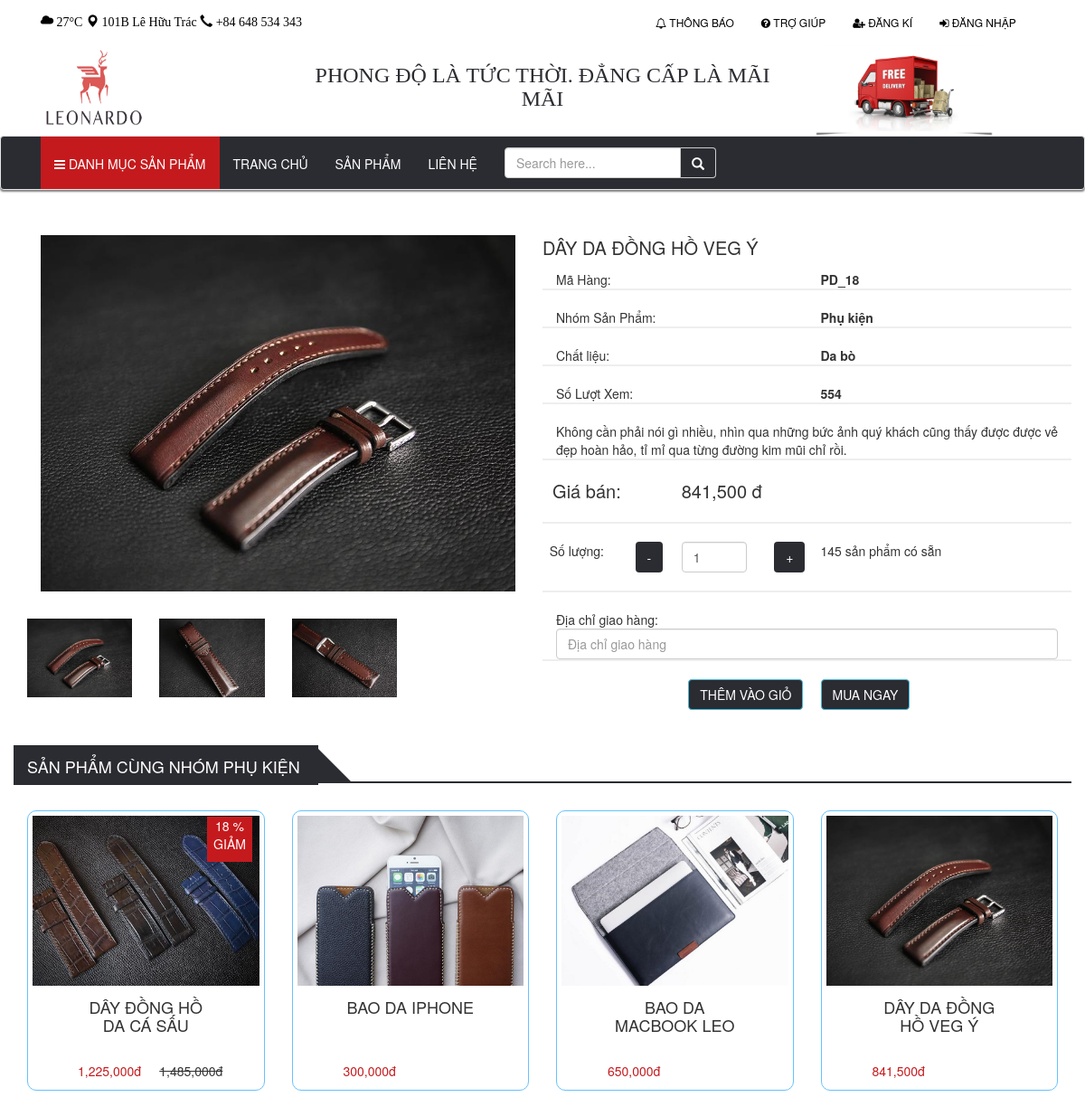
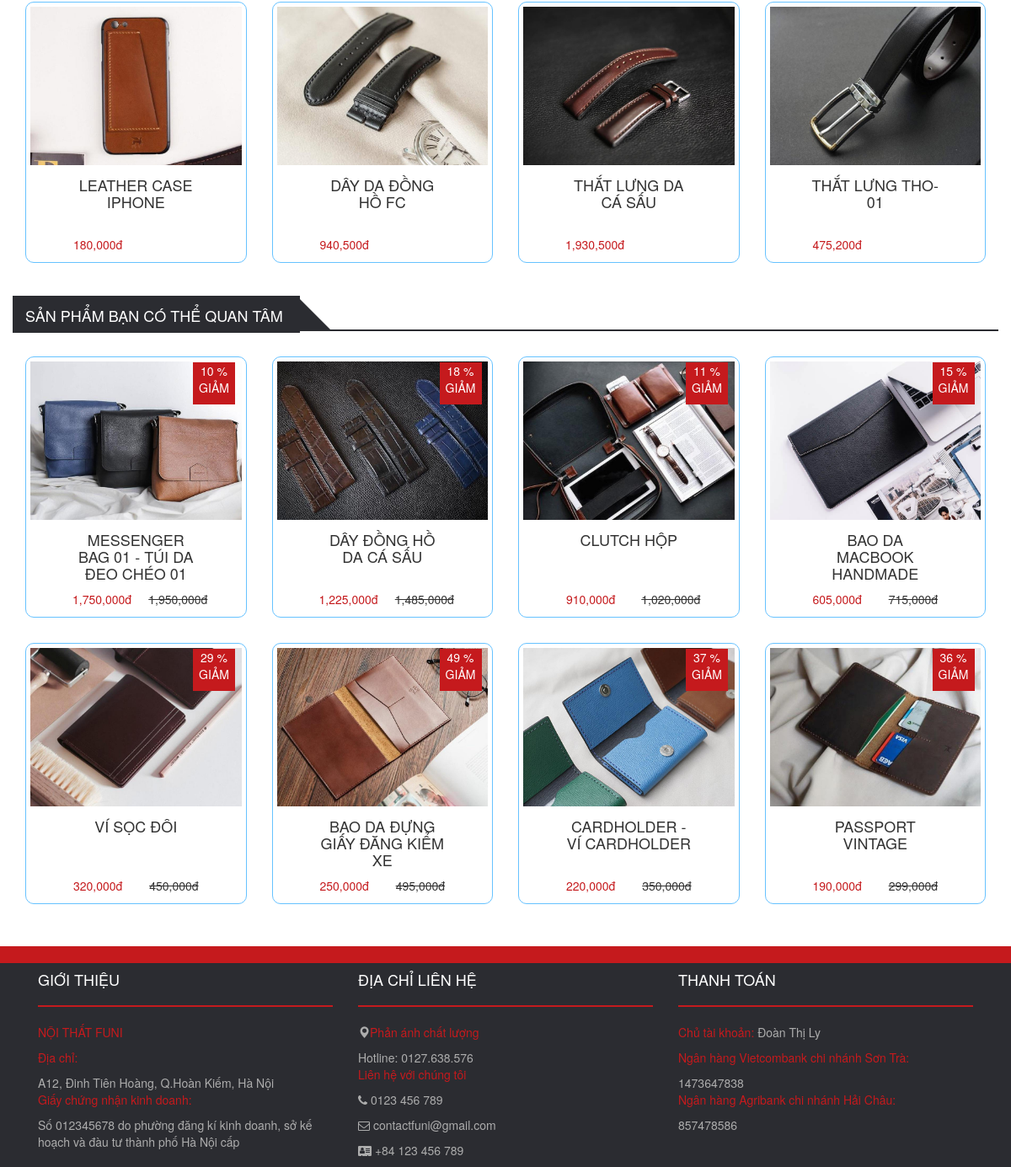
Screenshot of /productDetail.php?prod_id=PD_18 with the database file from the repository (2 pictures, top to bottom).
### tables this page shows
CREATE TABLE products(
	prod_id VARCHAR(10) PRIMARY KEY,
    prod_name VARCHAR(255),
    material VARCHAR(255),
    image nVARCHAR(500),
    price_in INT(11),
    price_out INT(11),
    date_add DATE,
    quantity INT(11),
    description text,
    cate_id VARCHAR(10),
    views int(11),
    status BOOLEAN,
    delete_at date,
    FOREIGN KEY (cate_id) REFERENCES categories (cate_id)
);

CREATE TABLE categories(
	cate_id VARCHAR(10) PRIMARY KEY,
    cate_name VARCHAR(255),
    delete_at date
);

CREATE TABLE promotion(
	prod_id VARCHAR(10),
    new_price INT(11),
    date_start DATE,
    date_end DATE,
    FOREIGN KEY (prod_id) REFERENCES products (prod_id),
    PRIMARY KEY(prod_id,date_start)
);

### function.php (the view, shortened to what this page needs)
<?php
	class product
	{
		function changeViews($connect, $prod_id){
			if ($connect) {
				$info = $this->showProduct($connect, $prod_id);
			}
		}
		function showInfoProducthtml($prod_id, $name, $image, $price, $new_price){
			$show = "show";
			if ($new_price == '') {
				$show = "hidden";
				$percent = 0;
				$new_price = $price;
			} else {
				$percent = round(($price - $new_price)/($price/100), 0);
				$show = "show";
			}
			echo "
				<div class='col-lg-3 col-md-3 col-sm-6 col-xs-6'>
					<div class='product-item'>
						<div class='product-image'>
							<img src='$image'>
						</div>
						<div class='promotion text-center $show'>
							$percent %
							GIẢM
						</div>
						<div class='product-control text-center'>
							<button class='btn'>
								<a href='home.php?addProd_id=" . $prod_id . "'><i class = 'fa fa-cart-plus fa-lg' style='color: #FFF;'></i> Giỏ hàng
							</button>
							<button class='btn'>
								<a href='productDetail.php?prod_id=" . $prod_id . "'><i class = 'fa fa-eye' style='color: #FFF;'></i></a>
							</button>
						</div>
						<div class='caption text-center'>
							<div class='col-xs-12 prod_name'>
							<h4 class = 'text-uppercase'>$name</h4>
							</div>
							<div class='col-xs-6'>
							<span class='price float-left'>".number_format($new_price)."đ</span>
							</div>
							<div class='col-xs-6'>
							<s class='$show float-left'>". number_format($price). "đ</s>
							</div>
						</div>
					</div>
				</div>
			";
		}
		function showProduct($connect, $prod_id){
			if ($connect) {
				$sql = "SELECT products.prod_id, prod_name, material, image, price_in, price_out, date_add, quantity, description, cate_name, views, status, products.delete_at, new_price, date_start, date_end FROM products LEFT JOIN categories ON products.cate_id = categories.cate_id LEFT JOIN promotion ON products.prod_id = promotion.prod_id  WHERE products.prod_id = '$prod_id'";
				$result = $connect->query($sql);
				if ($result->num_rows > 0) {
					$row = $result->fetch_assoc();
					return $row;
				}
				return 0;
				}
		}
		function showProductPromotion($connect){
			if ($connect) {
				$sql = "SELECT * FROM promotion, products WHERE products.prod_id = promotion.prod_id AND products.delete_at IS NULL  ORDER BY new_price DESC LIMIT 8";
				$result = $connect->query($sql);
				if ($result->num_rows > 0) {
					while($row = $result->fetch_assoc()) {
						$info = $this->showProduct($connect, $row['prod_id']);
					}
				}
			}
		}
	}
?>

### productDetail.php (shortened to what this page needs)
<?php
	 include "function.php";
	 $info = array();
	if (isset($_GET['prod_id'])) {
	 	$prod = new product();
	 	$prod->changeViews($connect, $_GET['prod_id']);
	 	$info = $prod->showProduct($connect, $_GET['prod_id']);
	 	$cate_name = $info['cate_name'];
	 	$image = explode("|", $info['image']);
	 	if ($info['new_price'] == "") {
	 		$info['new_price'] = $info['price_out'];
	 	}else {
	 		$percent = round(($info['price_out'] - $info['new_price'])/($info['price_out']/100), 0);
			$show = "show";
	 	}
  }
	if (isset($_SESSION['username'])) {
			$user = new user();
	 		$infoUser = $user->showInfo($connect, $_SESSION['username']);
	}else $infoUser['address']="";
?>
<!DOCTYPE html>
<html>
<head>
	<link rel="stylesheet" type="text/css" href="style.css">
	<link rel="stylesheet" href="https://maxcdn.bootstrapcdn.com/bootstrap/3.3.7/css/bootstrap.min.css">
	<link rel="stylesheet" href="https://cdnjs.cloudflare.com/ajax/libs/font-awesome/4.7.0/css/font-awesome.min.css">
	<link rel="stylesheet" type="text/css" href="style.css">
</head>
<body>
	<?php
		include "header.php";
	 ?>
	<div class="content">
		<div class="container">
			<div class="productDetail" style="margin: 50px 0px 50px 0px;">
				<form method="POST" action="">
					<div class="row">
						<div class="col-lg-6 col-md-6 col-sm-12 col-xs-12 image">
							<div class="imageMain col-lg-12 col-md-12 col-sm-12 col-xs-12">
								<img id="expandedImg" src="<?php echo $image[0] ?>" width="100%">
							</div>
							<div class="row">
							  <div class="col-xs-3" style="margin-top: 30px;">
							    <img src="<?php echo $image[0] ?>" style="width:100%" onclick="changeImage(this);">
							  </div>
							  <div class="col-xs-3" style="margin-top: 30px;">
							    <img src="<?php echo $image[1] ?>" style="width:100%" onclick="changeImage(this);">
							  </div>
							  <div class="col-xs-3" style="margin-top: 30px;">
							    <img src="<?php echo $image[2] ?>" style="width:100%" onclick="changeImage(this);">
							  </div>
							  <div class="col-xs-3" style="margin-top: 30px;">
							  </div>
							</div>
						</div>
						<div class="col-lg-6 col-md-6 col-sm-12 col-xs-12 detail">
							<div class="row">
							<p class="prod_name"><?php echo $info['prod_name']; ?></p>
							<div class="col-xs-6 float-left">
								Mã Hàng:
							</div>
							<div class="col-xs-6 float-right">
								<b><?php echo $info['prod_id']; ?></b>
							</div>
							<hr>
							<div class="col-xs-6 float-left">
								Nhóm Sản Phẩm:
							</div>
							<div class="col-xs-6 float-right">
								<b><?php echo $info['cate_name']; ?></b>
							</div>
							<hr>
							<div class="col-xs-6 float-left">
								Chất liệu:
							</div>
							<div class="col-xs-6 float-right">
								<b><?php echo $info['material']; ?></b>
							</div>
							<hr>
							<div class="col-xs-6 float-left">
								Số Lượt Xem:
							</div>
							<div class="col-xs-6 float-right">
								<b><?php echo $info['views']; ?></b>
							</div>
							<hr>
							<div class="col-xs-12">
								<?php echo $info['description']; ?>
							</div>
							<hr>
							<div class="row" style="font-size: 20px;">
								<div class="col-xs-3">
									&nbsp; Giá bán:
								</div>
								<div class="col-xs-3">
									<?php echo number_format($info['new_price']); ?> đ
								</div>
								<div class="col-xs-3">
								</div>
								<div class="col-xs-2">
								</div>
							</div>
								<hr>
								<div class="input-quantity row">
		             <div class='col-sm-2'>
		             	&nbsp; Số lượng:
		             </div>
		             <div class='col-sm-1'>
		             	<button type="button" class="btn minus" onclick="minusProductQuantity()">-</button>
		             </div>
		             <div class='col-sm-2'>
		             	<input id="quantity" type="text" name="quantity" value="1" class="form-control" onchange="updateQuantity(this.value)">
		             </div>
		             <div class='col-sm-1'>
		             	<button type="button" class="btn plus" onclick="plusProductQuantity()">+</button>
		             </div>
		             <div class='col-sm-6'>
		             	<?php echo  $info['quantity']?> sản phẩm có sẵn
		             </div>
			           </div>
			           <hr>
			           <div id="address" class="col-sm-12">
			           	Địa chỉ giao hàng:
			             <input type="text" name="address" class="form-control" placeholder="Địa chỉ giao hàng" value="<?php echo $infoUser['address'] ?>">
			           </div>
			           <hr>
			           <div class="col-sm-3">
			           </div>
			           <div class="col-sm-3">
			             <button class="btn btn-info text-uppercase" name="addCart">Thêm vào giỏ</button>
			           </div>
			           <div class="col-sm-3">
			             <button class="btn btn-info text-uppercase" name="order">Mua ngay</button>
			           </div>
							</div>
						</div>
					</div>
				</form>
			</div>
			<div class="productHot">
				<div class="row">
					<div class="solugan">
						<div class="box-product-head">
							<span class="box-title text-uppercase">
								SẢN PHẨM CÙNG NHÓM <?php echo $info['cate_name']; ?>
							</span>
							<span class="af-ter">
							</span>
						</div>
					</div>
					<?php
						$sql = "SELECT * FROM products, categories WHERE products.cate_id = categories.cate_id AND categories.cate_name = '$cate_name' AND products.delete_at IS NULL LIMIT 8;";
						$result = $connect->query($sql);
						if ($result->num_rows > 0) {
							while($row = $result->fetch_assoc()) {
								$prod = new product();
								$info = $prod->showProduct($connect, $row['prod_id']);
								$image = explode("|", $info['image']);
								$prod->showInfoProducthtml($row['prod_id'], $info['prod_name'], $image[0], $info['price_out'], $info['new_price']);
							}
						}
					?>
				</div>
			</div>
			<div class="productPromotion">
				<div class="row">
					<div class="solugan">
						<div class="box-product-head">
							<span class="box-title text-uppercase">
								sản phẩm bạn có thể quan tâm
							</span>
							<span class="af-ter">
							</span>
						</div>
					</div>
					<?php
						$prod = new product();
						$prod->showProductPromotion($connect);
					?>
				</div>
			</div>
		</div>
	</div>
	<?php include "footer.php" ?>
</body>
</html>

### style.css (style rules this page uses)
.btn { background: #2b2c31; color: #FFFFFF; }
.content { margin-top: 210px; }
.product-item { border: 1px solid #66c2ff; border-radius: 10px; padding: 5px 5px 5px 5px; height: 310px; margin-top: 30px; }
.product-item .promotion { width: 50px; height: 50px; background: #c51a1d; color: #FFFFFF; position: absolute; top: 37px; left: 214px; }
.product-control { height: 34px; margin-top: -45px; }
.box-product-head { height: 31px; border-bottom: 2px solid #2b2c31; }
.box-product-head .box-title { color: #fff; border-bottom: 0px solid #ff3300; font-size: 18px; padding: 10px 20px 8px 15px; background: #2b2c31; }
.box-product-head > span.af-ter { border: 19px solid #2b2c31; border-right-color: transparent; border-top-color: transparent; height: 30px; position: absolute; width: 30px; margin-top: -7px; }
.product-item .product-image img { width: 100%; height: 100%; }
.caption { padding-top: 10px; padding-bottom: 10px; }
.caption .prod_name { height: 80px; }
.caption .price { color: #c51a1d; }
.productHot, .productHotSell { margin-top: 50px; }
.productPromotion { margin-top: 50px; margin-bottom: 50px; }
.detail .prod_name { font-size: 20px; text-transform: uppercase; }
.detail hr { border: 1px solid #eee; }
.caption { padding: 15px 35px; }

### rows the page displays
products: image (picture), prod_name "DÂY DA ĐỒNG HỒ VEG Ý", prod_id "PD_18", cate.cate_name "Phụ kiện", material "Da bò", views "554", description "Không cần phải nói gì nhiều, nhìn qua những bức ảnh quý khách cũng thấy được được vẻ đẹp hoàn hảo, tỉ mỉ qua từng đường kim mũi chỉ rồi.", price_out "841,500", quantity "145", cate.cate_name "PHỤ KIỆN"
products: price_out.new_price "18", prod_name "DÂY ĐỒNG HỒ DA CÁ SẤU", promotion.new_price "1,225,000", price_out "1,485,000"
products: shows a picture, prod_name "BAO DA IPHONE", price_out "300,000"
products: shows a picture, prod_name "BAO DA MACBOOK LEO", price_out "650,000"
products: shows a picture, prod_name "LEATHER CASE IPHONE", price_out "180,000"
products: shows a picture, prod_name "DÂY DA ĐỒNG HỒ FC", price_out "940,500"
products: prod_name "THẮT LƯNG DA CÁ SẤU", price_out "1,930,500"
products: shows a picture, prod_name "THẮT LƯNG THO-01", price_out "475,200"
promotion: shows a picture, percent "10", prod.prod_name "MESSENGER BAG 01 - TÚI DA ĐEO CHÉO 01", new_price "1,750,000", prod.price_out "1,950,000"
promotion: percent "18", prod.prod_name "DÂY ĐỒNG HỒ DA CÁ SẤU", new_price "1,225,000", prod.price_out "1,485,000"
promotion: shows a picture, percent "11", prod.prod_name "CLUTCH HỘP", new_price "910,000", prod.price_out "1,020,000"
promotion: shows a picture, percent "15", prod.prod_name "BAO DA MACBOOK HANDMADE", new_price "605,000", prod.price_out "715,000"
promotion: shows a picture, percent "29", prod.prod_name "VÍ SỌC ĐÔI", new_price "320,000", prod.price_out "450,000"
promotion: shows a picture, percent "49", prod.prod_name "BAO DA ĐỰNG GIẤY ĐĂNG KIỂM XE", new_price "250,000", prod.price_out "495,000"
promotion: shows a picture, percent "37", prod.prod_name "CARDHOLDER - VÍ CARDHOLDER", new_price "220,000", prod.price_out "350,000"
promotion: shows a picture, percent "36", prod.prod_name "PASSPORT VINTAGE", new_price "190,000", prod.price_out "299,000"
